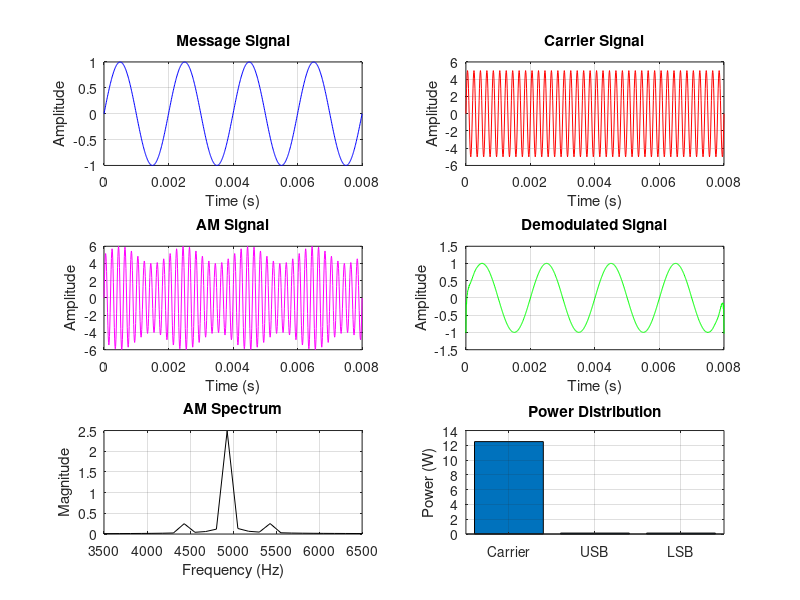

The MATLAB script that drew this image:
clc;
clear;
close all;

% Load Signal Package (Required for hilbert())
pkg load signal;

% Message Signal Parameters
Am = 1;
fm = 500;

% Carrier Signal Parameters
Ac = 5;
fc = 5000;

% Sampling Frequency
fs = 20 * fc;

% Time Vector
t = 0:1/fs:4/fm;

% Message Signal
m = Am * sin(2*pi*fm*t);

% Carrier Signal
c = Ac * sin(2*pi*fc*t);

% Modulation Index
mu = Am / Ac;

% AM Signal
am = Ac * (1 + mu * sin(2*pi*fm*t)) .* sin(2*pi*fc*t);

% Envelope Detection (Demodulation)
dem = abs(hilbert(am));
dem = dem - mean(dem);

% FFT Analysis
N = length(am);
f = (-N/2:N/2-1) * (fs/N);
AM_FFT = abs(fftshift(fft(am))) / N;

% Sideband Frequencies
USB = fc + fm;
LSB = fc - fm;

% Power Calculations
Pc = Ac^2 / 2;
Psb = (mu^2 * Pc) / 4;

% Display Results
figure('Name','AM Modulation','NumberTitle','off');

subplot(3,2,1);
plot(t,m,'b');
title('Message Signal');
xlabel('Time (s)');
ylabel('Amplitude');
grid on;

subplot(3,2,2);
plot(t,c,'r');
title('Carrier Signal');
xlabel('Time (s)');
ylabel('Amplitude');
grid on;

subplot(3,2,3);
plot(t,am,'m');
title('AM Signal');
xlabel('Time (s)');
ylabel('Amplitude');
grid on;

subplot(3,2,4);
plot(t,dem,'g');
title('Demodulated Signal');
xlabel('Time (s)');
ylabel('Amplitude');
grid on;

subplot(3,2,5);
plot(f,AM_FFT,'k');
xlim([fc-3*fm fc+3*fm]);
title('AM Spectrum');
xlabel('Frequency (Hz)');
ylabel('Magnitude');
grid on;

subplot(3,2,6);
bar([Pc Psb Psb]);
set(gca,'XTick',1:3);
set(gca,'XTickLabel',{'Carrier','USB','LSB'});
title('Power Distribution');
ylabel('Power (W)');
grid on;

% Print Results
fprintf('\n');
fprintf('******** AM MODULATION RESULTS ********\n');
fprintf('Modulation Index (mu) = %.2f\n', mu);
fprintf('Carrier Frequency      = %d Hz\n', fc);
fprintf('Message Frequency      = %d Hz\n', fm);
fprintf('Upper Sideband         = %d Hz\n', USB);
fprintf('Lower Sideband         = %d Hz\n', LSB);
fprintf('Carrier Power          = %.2f W\n', Pc);
fprintf('Each Sideband Power    = %.3f W\n', Psb);
fprintf('***************************************\n');
